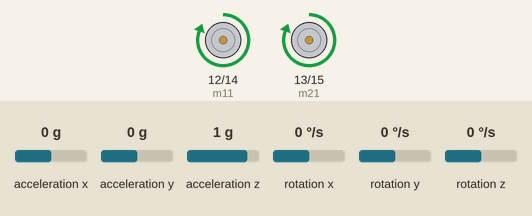
Simulated run of this sketch. Board: Arduino Uno, built with avr-gcc and run on an emulated ATmega328P. Shown: motor-driver pin pairs drawn as motors (green arrow = first pin HIGH = forward, orange = second pin HIGH = backward, longer = more drive). Inputs (shaded band) come from the test bench; at power-on: acceleration x 0 g, acceleration y 0 g, acceleration z 1 g, rotation x 0 °/s, rotation y 0 °/s, rotation z 0 °/s. What the sketch prints to the serial monitor is not drawn.

Above: at 4.6 s.
At 7.4 s:
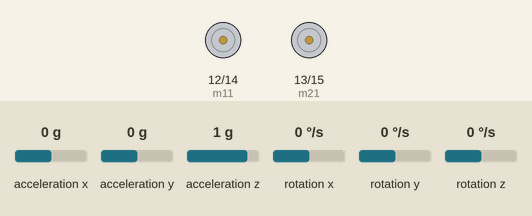
At 10.87 s:
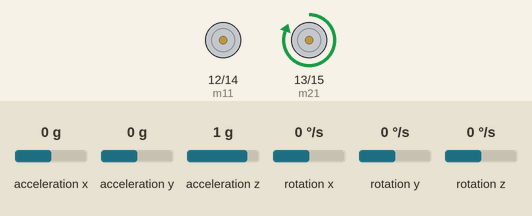
Timing chart, 0 to 11.2 s (numbered marks = the images above):
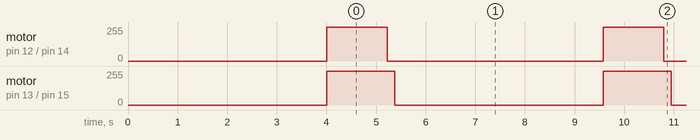

Measured:
- by itself, motor on pin 12 (m11) / pin 14 (m12): alternates forward 255/255 for 1.2 s and stopped for 4.4 s
- by itself, motor on pin 13 (m21) / pin 15 (m22): alternates forward 255/255 for 1.4 s and stopped for 4.2 s

The sketch:

square_BBytes.ino
```cpp
#include "Wire.h"
#include <MPU6050_light.h>

MPU6050 mpu(Wire);

int motorSpeed1 = 200;
int motorSpeed2 = 255;

int m11 = 12;   //Motor1 1st output
int m12 = 14;   //Motor1 2nd output
int m21 = 13;   //Motor2 1st output
int m22 = 15;  //Motor2 2nd output

int yaw;
float angle = 0;
unsigned long timer = 0;
int loopcount;

void setup() {
  Serial.begin(115200);
  Wire.begin();

  byte status = mpu.begin();
  Serial.print(F("MPU6050 status: "));
  Serial.println(status);
  while(status!=0){ } // stop everything if could not connect to MPU6050

  Serial.println(F("Calculating offsets, do not move MPU6050"));
  delay(1000);
  // mpu.upsideDownMounting = true; // uncomment this line if the MPU6050 is mounted upside-down
  mpu.calcOffsets(); // gyro and accelero
  delay(2000);
  Serial.println("Done!\n");

  pinMode(m11, OUTPUT);
  pinMode(m12, OUTPUT);
  pinMode(m21, OUTPUT);
  pinMode(m22, OUTPUT);

}

void loop() {


  loopcount=0;

  //unsigned long starttime = millis();
  //unsigned long endtime = starttime;
  while ((loopcount) <=600) // do this loop for up to 1000mS
  {
  // code here
  mpu.update();

  int yaw = mpu.getAngleZ();

  Serial.print("yaw");
  Serial.println(yaw);

  if (-10<yaw<10){
    analogWrite(m11, motorSpeed1);   // right
    analogWrite(m12, 0);
    analogWrite(m21, motorSpeed2);   // left
    analogWrite(m22, 0);
    //Serial.print('1');
  }

  if (yaw>10){ // left turn
    analogWrite(m11, 0);   // right
    analogWrite(m12, 0);
    analogWrite(m21, motorSpeed2);   // left
    analogWrite(m22, 0);
    //Serial.print('2');
  }

  if (yaw<-10){  //right turn
    analogWrite(m11, motorSpeed1);   // right
    analogWrite(m12, 0);   //
    analogWrite(m21, 0);   // left
    analogWrite(m22, 0);   //
    //Serial.print('3');
  }

  loopcount = loopcount+1;
  //endtime = millis();
  }


  turn();
  stop();
  calibrate();

}


void turn(){

  analogWrite(m11, 0);   // right
  analogWrite(m12, 0);
  analogWrite(m21, motorSpeed2);   // left
  analogWrite(m22, 0);
  delay(150);

}

void stop(){
  analogWrite(m11, 0);   // right
  analogWrite(m12, 0);
  analogWrite(m21, 0);   // left
  analogWrite(m22, 0);
  delay(200);
}

void calibrate(){

  Serial.println(F("Calculating offsets, do not move MPU6050"));
  delay(1000);
  // mpu.upsideDownMounting = true; // uncomment this line if the MPU6050 is mounted upside-down
  mpu.calcOffsets(); // gyro and accelero
  delay(2000);
  Serial.println("Done!\n");

}
```
